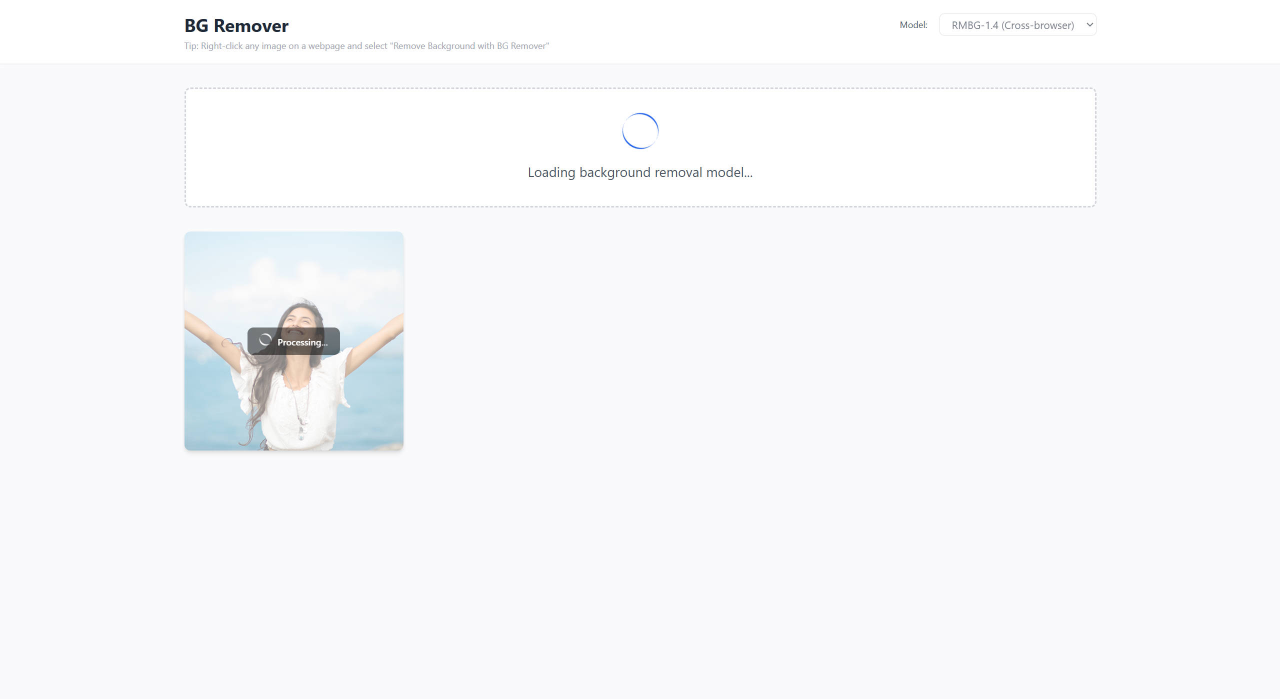
#> input picture screenshot1.jpg, 2560 x 1398 px (shown at 1/2 size)
$ python resize_screenshots.py
#> lines starting #> are read from the running program, lines starting #| are printed output that depends on the picture
from PIL import Image
import os

def resize_image(input_path, size=(1280, 800)):
#> called with input_path = 'screenshot1.jpg', size = (1280, 800)
    if os.path.exists(input_path):
        try:
            with Image.open(input_path) as img:
                # Resize image using high-quality resampling
#> img is the input picture: PIL image 2560x1398 RGB; mean R, G, B 247.8, 248.3, 249.9
                img_resized = img.resize(size, Image.Resampling.LANCZOS)
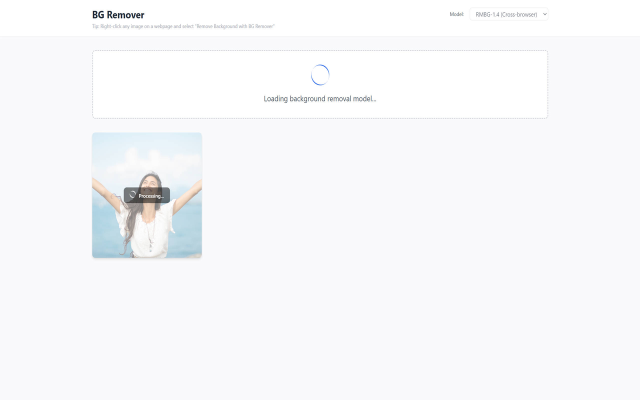
#> img_resized: PIL image 1280x800 RGB (shown at 1/2 size); mean R, G, B 247.8, 248.3, 249.9
                # Overwrite original or save as a new file, here we use original suffix but maybe we should just overwrite or append `_resized`
                # I will overwrite it for simplicity or write to a new file to be safe. Let's write to a new file so we don't destroy the originals.
                output_path = f"resized_{input_path}"
                img_resized.save(output_path)
                print(f"Successfully resized '{input_path}' to {size[0]}x{size[1]} and saved as '{output_path}'")
        except Exception as e:
            print(f"Error processing '{input_path}': {e}")
    else:
        print(f"File not found: '{input_path}'")

if __name__ == "__main__":
    # List of files to process
    files_to_resize = ["screenshot1.jpg", "screenshot2.jpg"]

    for filename in files_to_resize:
        resize_image(filename)
#> pass 2 of the loop `for filename in files_to_resize:`:
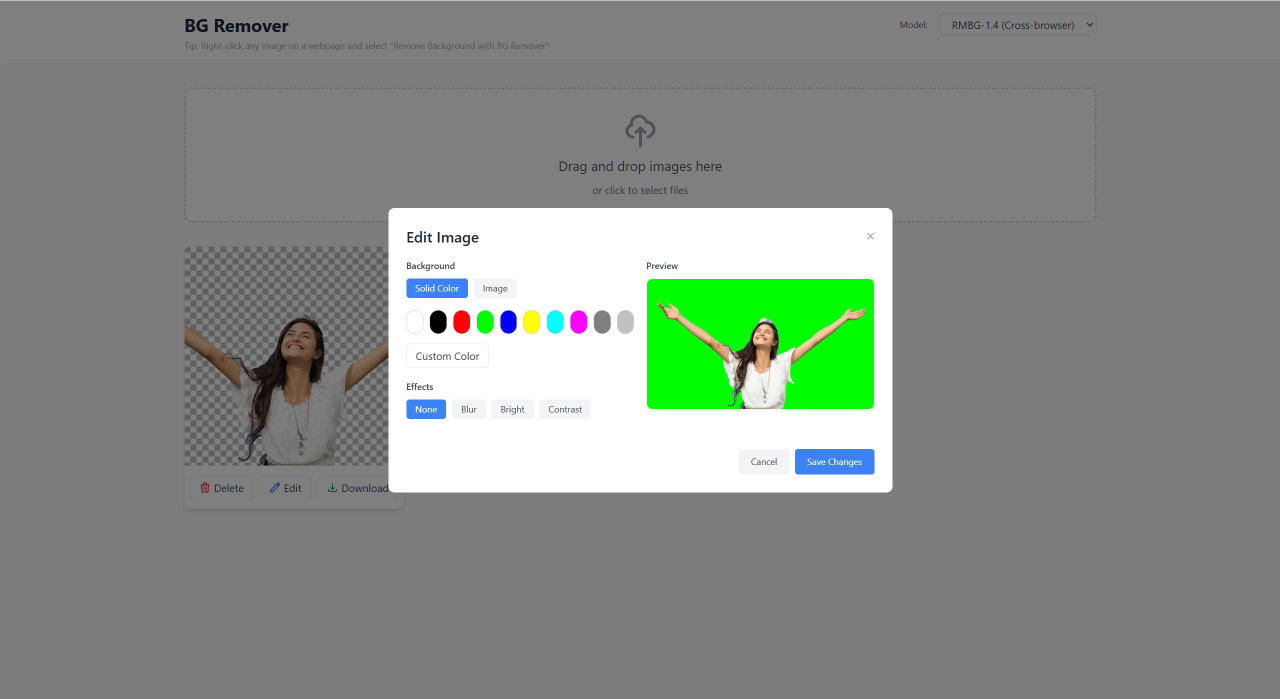
#> input picture screenshot2.jpg, 2560 x 1398 px (shown at 1/2 size)
#> in resize_image, img is the input picture: PIL image 2560x1398 RGB; mean R, G, B 135.9, 142.6, 136.2
#> in resize_image (call 2), `img_resized = img.resize(size, Image.Resampling.LANCZOS)`:
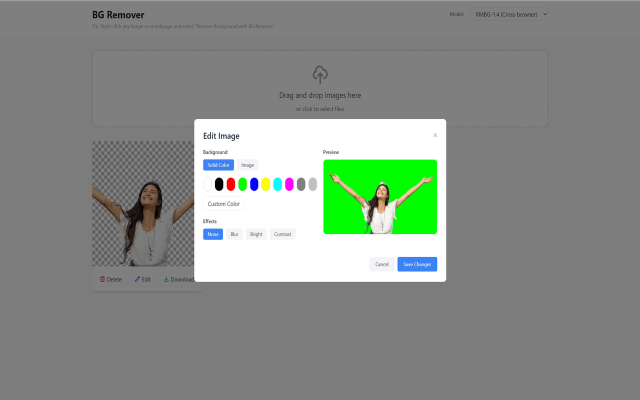
#> img_resized: PIL image 1280x800 RGB (shown at 1/2 size); mean R, G, B 135.8, 142.6, 136.2
